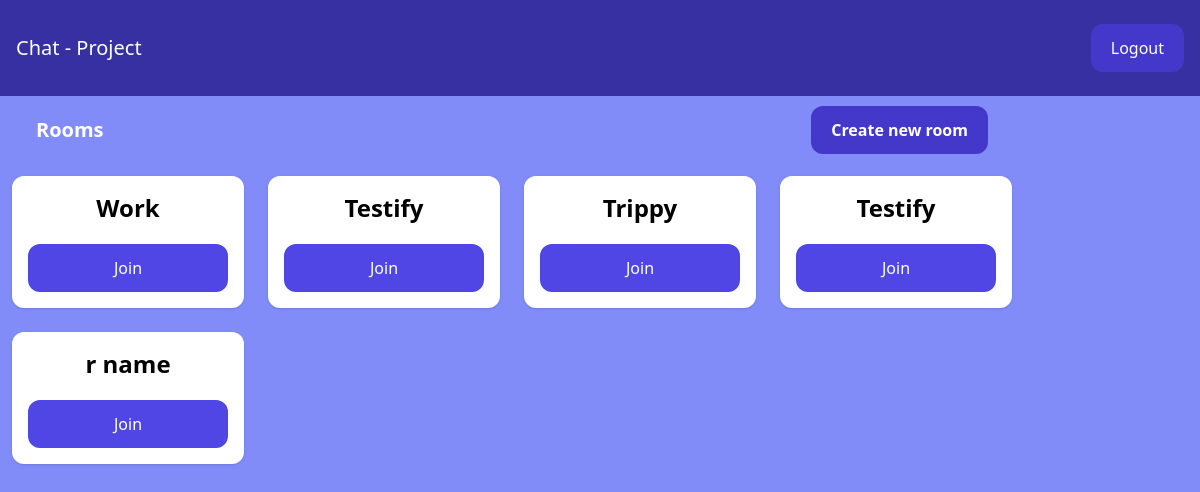
The page /rooms/ (signed in) on the database as committed earlier.
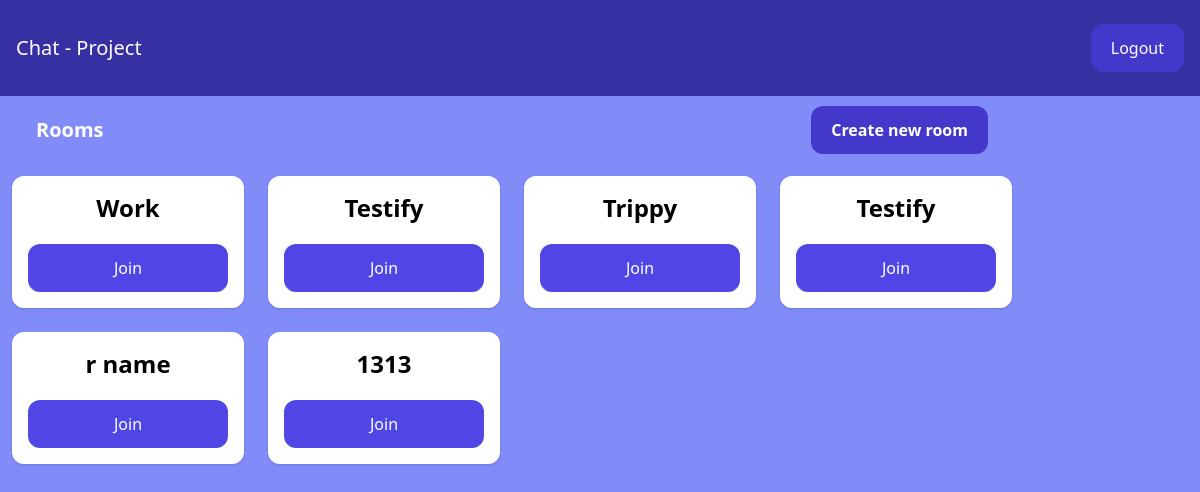
The same page on the database as committed later.
### room/models.py (models this page shows)
class Room(models.Model):
    name=models.CharField(max_length=255)
    slug=models.SlugField(unique=True)

### room/views.py (the view)
# urls.py: path("rooms/",include("room.urls")),
def rooms(request):
    if request.user.is_authenticated:
        fm=RoomForm()
        rooms=Room.objects.all()
        return render(request,'room.html',{'rooms':rooms,"form":fm})
    else:
        return HttpResponseRedirect('/')

### room/templates/room.html (shortened to what this page needs)
{% extends 'base.html' %}  {% block title %} Room {% endblock title %}
 {%block content%}
<div class="container">
    <div class="flex items-center justify-between px-4">
        <div class="p-10 lg:p-5 text-center">
          <strong class="text-xl text-white" onclick="createroomFunc()">Rooms</strong>
        </div>
        <div class="flex space-x-4 px-5">
          <button
            href=""
            class="px-5 py-3 rounded-xl text-white bg-indigo-700 hover:bg-indigo-800 btn"
            id="createroom"
          >
            <strong>Create new room</strong>
          </button>
        </div>
      </div>
      <div class="w-full flex flex-wrap items-center">
        {% for room in rooms %}
        <div class="w-full lg:w-1/4 px-3 py-3">
          <div class="p-4 bg-white shadow rounded-xl text-center">
            <h2 class="mb-5 text-2xl font-semibold">{{room.name}}</h2>
            <a
              href="{% url 'find_room'  room.slug %}"
              class="px-5 py-3 block rounded-xl text-white bg-indigo-600 hover:bg-indigo-700"
              >Join</a
            >
          </div>
        </div>
        {% endfor %}
      </div>
</div>
{% endblock content %}

### app/templates/base.html (shortened to what this page needs)
<!DOCTYPE html>
<html lang="en">
<head>
  <script src="https://cdn.tailwindcss.com"></script>
</head>
<body class="bg-indigo-400">
  <nav class="flex items-center justify-between px-4 py-6 bg-indigo-800">
    <div>
      <a href="/" class="text-xl text-white">Chat - Project</a>
    </div>
    <div class="flex items-center space-x-4">
      {% if request.user.is_authenticated %}
      <a href="{% url 'logout' %}" class="px-5 py-3 rounded-xl text-white bg-indigo-700 hover:bg-indigo-700">Logout</a>
      {% else %}
      {% block loginSignupButton %}{% endblock loginSignupButton %}
      {% endif %}
    </div>
  </nav>
 {% block content %}{% endblock content %}
</body>
</html>

Rows that differ between the two databases and show on the page:
added Room: name "1313"
